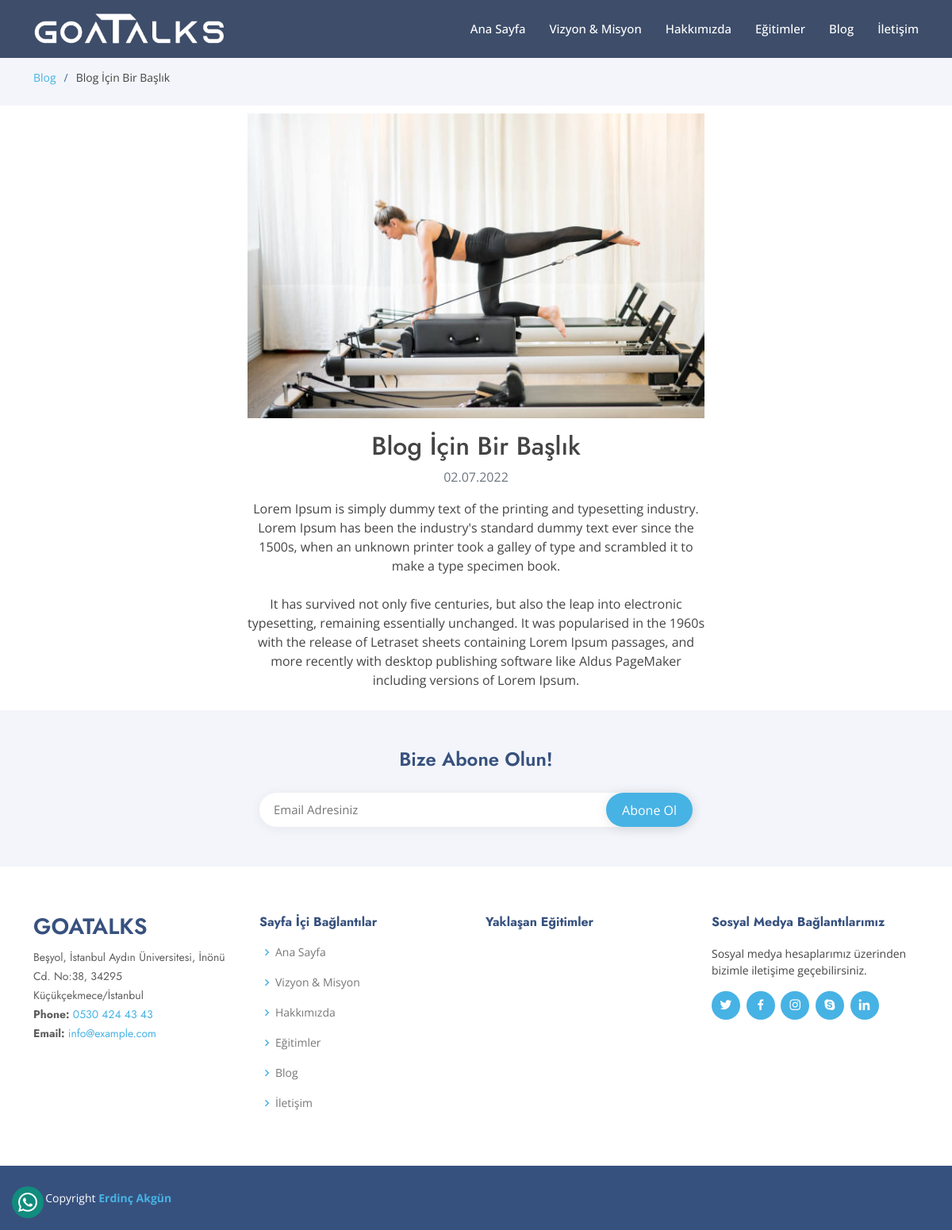
The page /blog/1 on the database its author committed.
### main.py (models this page shows)
class Blog(db.Model):
    id = db.Column(db.Integer, primary_key=True)
    title = db.Column(db.String(140), nullable=False)
    content = db.Column(db.Text, nullable=False)
    image = db.Column(db.String(45), nullable=False)
    created_date = db.Column(db.DateTime, default=datetime.datetime.utcnow)

### main.py (the view)
@app.route("/blog/<int:blogNum>")
def blog_detail(blogNum):
    blog = Blog.query.get(blogNum)
    return render_template("blog_details.html", blog=blog)

### templates/blog_details.html (shortened to what this page needs)
{% extends 'base.html' %} {% block body %}
<main id="main">
  <section id="breadcrumbs" class="breadcrumbs">
    <div class="container">
      <ol>
        <li><a href="/blog">Blog</a></li>
        <li>{{ blog.title }}</li>
      </ol>
    </div>
  </section>
  <section class="inner-page">
    <div class="container" style="text-align: center; max-width: 600px">
      <img
        src="{{ url_for('send_uploaded_file', filename=blog.image) }}"
        class="img-fluid"
        alt=""
      />
        <h2>{{ blog.title }}</h2>
        <p class="text-muted">{{ blog.created_date.strftime('%d.%m.%Y')}}</p>
      <p>{{ blog.content | safe}}</p>
    </div>
  </section>
</main>
{% endblock body %}

### templates/base.html (shortened to what this page needs)
<!DOCTYPE html>
<html lang="en">
  <head>
    <link
      href="{{ url_for('static', filename='vendor/aos/aos.css') }}"
      rel="stylesheet"
    />
    <link
      href="{{ url_for('static', filename='vendor/bootstrap/css/bootstrap.min.css') }}"
      rel="stylesheet"
    />
    <link
      href="{{ url_for('static', filename='vendor/bootstrap-icons/bootstrap-icons.css') }}"
      rel="stylesheet"
    />
    <link
      href="{{ url_for('static', filename='vendor/boxicons/css/boxicons.min.css') }}"
      rel="stylesheet"
    />
    <link
      href="{{ url_for('static', filename='vendor/glightbox/css/glightbox.min.css') }}"
      rel="stylesheet"
    />
    <link
      href="{{ url_for('static', filename='vendor/remixicon/remixicon.css') }}"
      rel="stylesheet"
    />
    <link
      href="{{ url_for('static', filename='vendor/swiper/swiper-bundle.min.css') }}"
      rel="stylesheet"
    />
    <link
      href="{{ url_for('static', filename='css/style.css') }}"
      rel="stylesheet"
    />
  </head>
  <body>
    {% include 'header.html' %} {% block body %} {% endblock body %}
    <a
      href="https://wa.me/+905372498487"
      class="back-to-whatsapp d-flex align-items-center justify-content-center"
      ><i class="bi bi-whatsapp"></i></a
    >{% include 'footer.html' %}
  </body>
</html>

### templates/header.html (shortened to what this page needs)
<header id="header" class="fixed-top {% if request.path != "/" %}header-inner-pages{% endif %}">
    <div class="container d-flex align-items-center">
      <h1 class="logo me-auto"><a href="/">
        <img src=" {{ url_for("static", filename="img/logo.png") }} " alt="">
      </a></h1>
      <nav id="navbar" class="navbar">
        <ul>
          <li><a class="nav-link scrollto" href="/">Ana Sayfa</a></li>
          <li><a class="nav-link scrollto" href="/vizyon-misyon">Vizyon &amp Misyon</a></li>
          <li><a class="nav-link scrollto" href="/#about">Hakkımızda</a></li>
          <li><a class="nav-link scrollto" href="/egitimler">Eğitimler</a></li>
          <li><a class="nav-link scrollto" href="/blog">Blog</a></li>
          <li><a class="nav-link scrollto" href="/#contact">İletişim</a></li>
        </ul>
      </nav>
    </div>
  </header>

### templates/footer.html (shortened to what this page needs)
<footer id="footer">
  <div class="footer-newsletter">
    <div class="container">
      <div class="row justify-content-center">
        <div class="col-lg-6">
          <h4>Bize Abone Olun!</h4>
          <form action="/subscribe" method="post">
            <input
              type="email"
              name="email"
              placeholder="Email Adresiniz"
            /><input type="submit" value="Abone Ol" />
          </form>
        </div>
      </div>
    </div>
  </div>
  <div class="footer-top">
    <div class="container">
      <div class="row">
        <div class="col-lg-3 col-md-6 footer-contact">
          <h3>GoaTalks</h3>
          <p>
            Beşyol, İstanbul Aydın Üniversitesi, İnönü Cd. No:38, 34295 <br>
            Küçükçekmece/İstanbul <br>
            <strong>Phone:</strong><a href="tel:+905304244343"> 0530 424 43 43</a><br />
            <strong>Email:</strong><a href="mailto:info@example.com"> info@example.com</a><br />
          </p>
        </div>
        <div class="col-lg-3 col-md-6 footer-links">
          <h4>Sayfa İçi Bağlantılar</h4>
          <ul>
            <li>
              <i class="bx bx-chevron-right"></i> <a href="/">Ana Sayfa</a>
            </li>
            <li>
              <i class="bx bx-chevron-right"></i>
              <a href="/vizyon-misyon">Vizyon &amp Misyon</a>
            </li>
            <li>
              <i class="bx bx-chevron-right"></i>
              <a href="/#about">Hakkımızda</a>
            </li>
            <li>
              <i class="bx bx-chevron-right"></i>
              <a href="/egitimler">Eğitimler</a>
            </li><li>
              <i class="bx bx-chevron-right"></i>
              <a href="/blog">Blog</a>
            </li><li>
              <i class="bx bx-chevron-right"></i>
              <a href="/#contact">İletişim</a>
            </li>
          </ul>
        </div>
        <div class="col-lg-3 col-md-6 footer-links">
          <h4>Yaklaşan Eğitimler</h4>
        </div>
        <div class="col-lg-3 col-md-6 footer-links">
          <h4>Sosyal Medya Bağlantılarımız</h4>
          <p>
            Sosyal medya hesaplarımız üzerinden bizimle iletişime
            geçebilirsiniz.
          </p>
          <div class="social-links mt-3">
            <a href="#" class="twitter"><i class="bx bxl-twitter"></i></a>
            <a href="#" class="facebook"><i class="bx bxl-facebook"></i></a>
            <a href="#" class="instagram"><i class="bx bxl-instagram"></i></a>
            <a href="#" class="google-plus"><i class="bx bxl-skype"></i></a>
            <a href="#" class="linkedin"><i class="bx bxl-linkedin"></i></a>
          </div>
        </div>
      </div>
    </div>
  </div>
  <div class="container footer-bottom clearfix">
    <div class="copyright">
      &copy; Copyright
      <strong
        ><span>
          <a href="https://wa.me/+905300156153">Erdinç Akgün</a>
        </span></strong
      >
    </div>
  </div>
</footer>

### static/css/style.css (style rules this page uses)
body { font-family: "Open Sans", sans-serif; color: #444444; }
a { color: #47b2e4; text-decoration: none; }
h1, h2, h3, h4, h5, h6 { font-family: "Jost", sans-serif; }
.back-to-whatsapp { position: fixed; visibility: visible; left: 15px; bottom: 15px; z-index: 996; background: #128C7E; width: 40px; height: 40px; border-radius: 50px; }
.back-to-whatsapp i { font-size: 24px; color: #fff; line-height: 0; }
#header { transition: all 0.5s; z-index: 997; padding: 15px 0; }
#header.header-scrolled, #header.header-inner-pages { background: rgba(40, 58, 90, 0.9); }
#header .logo { font-size: 30px; margin: 0; padding: 0; line-height: 1; font-weight: 500; letter-spacing: 2px; text-transform: uppercase; }
#header .logo a { color: #fff; }
#header .logo img { max-height: 40px; }
.navbar { padding: 0; }
.navbar ul { margin: 0; padding: 0; display: flex; list-style: none; align-items: center; }
.navbar li { position: relative; }
.navbar a, .navbar a:focus { display: flex; align-items: center; justify-content: space-between; padding: 10px 0 10px 30px; font-size: 15px; font-weight: 500; color: #fff; white-space: nowrap; transition: 0.3s; }
section { padding: 10px 0; overflow: hidden; }
h2 { margin-top: 16px; }
.breadcrumbs { padding: 15px 0; background: #f3f5fa; min-height: 40px; margin-top: 72px; }
.breadcrumbs ol { display: flex; flex-wrap: wrap; list-style: none; padding: 0 0 10px 0; margin: 0; font-size: 14px; }
.breadcrumbs ol li + li { padding-left: 10px; }
.breadcrumbs ol li + li::before { display: inline-block; padding-right: 10px; color: #4668a2; content: "/"; }
#footer { font-size: 14px; background: #37517e; }
#footer .footer-newsletter { padding: 50px 0; background: #f3f5fa; text-align: center; font-size: 15px; color: #444444; }
#footer .footer-newsletter h4 { font-size: 24px; margin: 0 0 20px 0; padding: 0; line-height: 1; font-weight: 600; color: #37517e; }
#footer .footer-newsletter form { margin-top: 30px; background: #fff; padding: 6px 10px; position: relative; border-radius: 50px; box-shadow: 0px 2px 15px rgba(0, 0, 0, 0.06); text-align: left; }
#footer .footer-newsletter form input[type=email] { border: 0; padding: 4px 8px; width: calc(100% - 100px); }
#footer .footer-newsletter form input[type=submit] { position: absolute; top: 0; right: 0; bottom: 0; border: 0; background: none; font-size: 16px; padding: 0 20px; background: #47b2e4; color: #fff; transition: 0.3s; border-radius: 50px; box-shadow: 0px 2px 15px rgba(0, 0, 0, 0.1); }
#footer .footer-top { padding: 60px 0 30px 0; background: #fff; }
#footer .footer-top .footer-contact { margin-bottom: 30px; }
#footer .footer-top .footer-contact h3 { font-size: 28px; margin: 0 0 10px 0; padding: 2px 0 2px 0; line-height: 1; text-transform: uppercase; font-weight: 600; color: #37517e; }
#footer .footer-top .footer-contact p { font-size: 14px; line-height: 24px; margin-bottom: 0; font-family: "Jost", sans-serif; color: #5e5e5e; }
#footer .footer-top h4 { font-size: 16px; font-weight: bold; color: #37517e; position: relative; padding-bottom: 12px; }
#footer .footer-top .footer-links { margin-bottom: 30px; }
#footer .footer-top .footer-links ul { list-style: none; padding: 0; margin: 0; }
#footer .footer-top .footer-links ul i { padding-right: 2px; color: #47b2e4; font-size: 18px; line-height: 1; }
#footer .footer-top .footer-links ul li { padding: 10px 0; display: flex; align-items: center; }
#footer .footer-top .footer-links ul li:first-child { padding-top: 0; }
#footer .footer-top .footer-links ul a { color: #777777; transition: 0.3s; display: inline-block; line-height: 1; }
#footer .footer-top .social-links a { font-size: 18px; display: inline-block; background: #47b2e4; color: #fff; line-height: 1; padding: 8px 0; margin-right: 4px; border-radius: 50%; text-align: center; width: 36px; height: 36px; transition: 0.3s; }
#footer .footer-bottom { padding-top: 30px; padding-bottom: 30px; color: #fff; }
#footer .copyright { float: left; }

### rows shown on the page
Blog: title "Blog İçin Bir Başlık", image (picture), created_date "02.07.2022", content "Lorem Ipsum is simply dummy text of the printing and typesetting industry. Lorem Ipsum has been the industry's standard dummy text ever since the 1500s, when an unknown printer took a galley of type and scrambled it to make a type specimen book. It has survived not only five centuries, but also the leap into electronic typesetting, remaining essentially unchanged. It was popularised in the 1960s with the release of Letraset sheets containing Lorem Ipsum passages, and more recently with desktop publishing software like Aldus PageMaker including versions of Lorem Ipsum."
